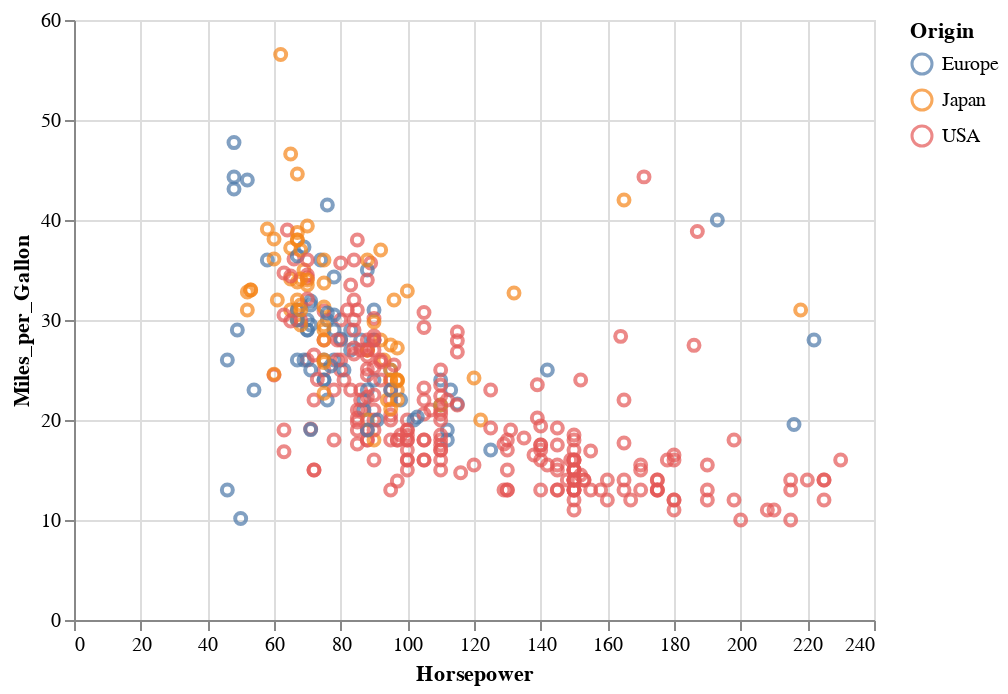

Notebook source saved alongside this figure:
### Code cell
alt.Chart(id_cars).mark_point().encode(
    x = "Horsepower",
    y = "Miles_per_Gallon",
    color = "Origin",
    tooltip=("Name", "_ID_")
).interactive()

### Figure 1 — Vega-Lite specification as saved in the notebook (floating-point values rounded to 4 significant figures; data arrays with more than 128 entries replaced by an {"elided": "..."} marker saying what was removed)
{"config": {"view": {"continuousWidth": 400, "continuousHeight": 300}}, "data": {"name": "data-0ffdf0ea41be3ec5982b0137fd5c9946"}, "mark": "point", "encoding": {"color": {"field": "Origin", "type": "nominal"}, "tooltip": [{"field": "Name", "type": "nominal"}, {"field": "_ID_", "type": "quantitative"}], "x": {"field": "Horsepower", "type": "quantitative"}, "y": {"field": "Miles_per_Gallon", "type": "quantitative"}}, "selection": {"selector002": {"type": "interval", "bind": "scales", "encodings": ["x", "y"]}}, "$schema": "https://vega.github.io/schema/vega-lite/v4.17.0.json", "datasets": {"data-0ffdf0ea41be3ec5982b0137fd5c9946": {"elided": "377 records"}}}
